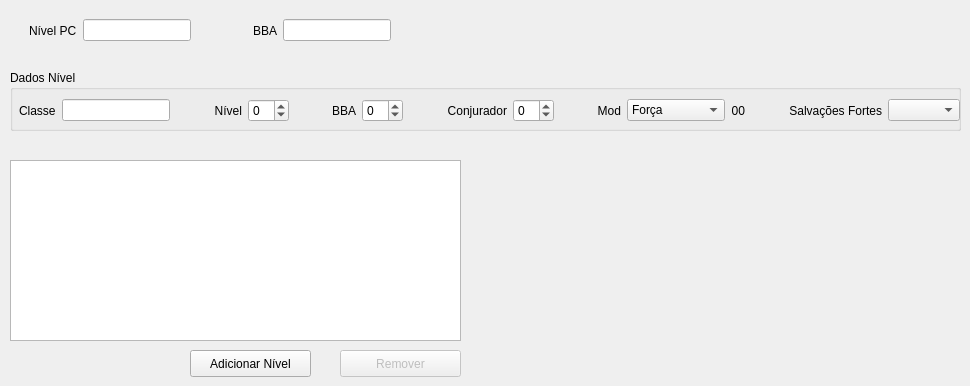
   <widget class="QWidget" name="tab_nivel">
    <attribute name="title">
     <string>Nível</string>
    </attribute>
    <widget class="QWidget" name="horizontalLayoutWidget_5">
     <property name="geometry">
      <rect>
       <x>10</x>
       <y>10</y>
       <width>181</width>
       <height>41</height>
      </rect>
     </property>
     <layout class="QHBoxLayout" name="horizontalLayout_31">
      <item alignment="Qt::AlignRight">
       <widget class="QLabel" name="label_39">
        <property name="text">
         <string>Nível PC</string>
        </property>
       </widget>
      </item>
      <item alignment="Qt::AlignLeft">
       <widget class="QLineEdit" name="linha_nivel">
        <property name="toolTip">
         <string>Nível do Personagem</string>
        </property>
        <property name="readOnly">
         <bool>true</bool>
        </property>
       </widget>
      </item>
     </layout>
    </widget>
    <widget class="QPushButton" name="botao_adicionar_nivel">
     <property name="enabled">
      <bool>true</bool>
     </property>
     <property name="geometry">
      <rect>
       <x>190</x>
       <y>350</y>
       <width>121</width>
       <height>27</height>
      </rect>
     </property>
     <property name="text">
      <string>Adicionar Nível</string>
     </property>
    </widget>
    <widget class="QListWidget" name="lista_niveis">
     <property name="geometry">
      <rect>
       <x>10</x>
       <y>160</y>
       <width>451</width>
       <height>181</height>
      </rect>
     </property>
    </widget>
    <widget class="QPushButton" name="botao_remover_nivel">
     <property name="enabled">
      <bool>false</bool>
     </property>
     <property name="geometry">
      <rect>
       <x>340</x>
       <y>350</y>
       <width>121</width>
       <height>27</height>
      </rect>
     </property>
     <property name="text">
      <string>Remover</string>
     </property>
    </widget>
    <widget class="QWidget" name="horizontalLayoutWidget_12">
     <property name="geometry">
      <rect>
       <x>210</x>
       <y>10</y>
       <width>181</width>
       <height>41</height>
      </rect>
     </property>
     <layout class="QHBoxLayout" name="horizontalLayout_33">
      <item alignment="Qt::AlignRight">
       <widget class="QLabel" name="label_46">
        <property name="text">
         <string>BBA</string>
        </property>
       </widget>
      </item>
      <item alignment="Qt::AlignLeft">
       <widget class="QLineEdit" name="linha_bba">
        <property name="toolTip">
         <string>Bônus Base de Ataque Total</string>
        </property>
        <property name="readOnly">
         <bool>true</bool>
        </property>
       </widget>
      </item>
     </layout>
    </widget>
    <widget class="QGroupBox" name="groupBox_2">
     <property name="geometry">
      <rect>
       <x>10</x>
       <y>70</y>
       <width>951</width>
       <height>61</height>
      </rect>
     </property>
     <property name="title">
      <string>Dados Nível</string>
     </property>
     <widget class="QWidget" name="horizontalLayoutWidget">
      <property name="geometry">
       <rect>
        <x>9</x>
        <y>20</y>
        <width>941</width>
        <height>41</height>
       </rect>
      </property>
      <layout class="QHBoxLayout" name="horizontalLayout">
       <item>
        <widget class="QLabel" name="label_40">
         <property name="sizePolicy">
          <sizepolicy hsizetype="Fixed" vsizetype="Preferred">
           <horstretch>0</horstretch>
           <verstretch>0</verstretch>
          </sizepolicy>
         </property>
         <property name="text">
          <string>Classe</string>
         </property>
        </widget>
       </item>
       <item>
        <widget class="QLineEdit" name="linha_classe">
         <property name="sizePolicy">
          <sizepolicy hsizetype="Fixed" vsizetype="Fixed">
           <horstretch>0</horstretch>
           <verstretch>0</verstretch>
          </sizepolicy>
         </property>
         <property name="toolTip">
          <string>Identificador da Classe</string>
         </property>
        </widget>
       </item>
       <item>
        <spacer name="horizontalSpacer">
         <property name="orientation">
          <enum>Qt::Horizontal</enum>
         </property>
         <property name="sizeHint" stdset="0">
          <size>
           <width>40</width>
           <height>20</height>
          </size>
         </property>
        </spacer>
       </item>
       <item>
        <widget class="QLabel" name="label_41">
         <property name="text">
          <string>Nível</string>
         </property>
         <property name="alignment">
          <set>Qt::AlignRight|Qt::AlignTrailing|Qt::AlignVCenter</set>
         </property>
        </widget>
       </item>
       <item>
        <widget class="QSpinBox" name="spin_nivel_classe">
         <property name="toolTip">
          <string>Nível da Classe</string>
         </property>
         <property name="minimum">
          <number>-1</number>
         </property>
        </widget>
       </item>
       <item>
        <spacer name="horizontalSpacer_4">
         <property name="orientation">
          <enum>Qt::Horizontal</enum>
         </property>
         <property name="sizeHint" stdset="0">
          <size>
           <width>40</width>
           <height>20</height>
          </size>
         </property>
        </spacer>
       </item>
       <item>
        <widget class="QLabel" name="label_43">
         <property name="text">
          <string>BBA</string>
         </property>
         <property name="alignment">
          <set>Qt::AlignRight|Qt::AlignTrailing|Qt::AlignVCenter</set>
         </property>
        </widget>
       </item>
       <item>
        <widget class="QSpinBox" name="spin_bba">
         <property name="toolTip">
          <string>Bônus Base de Ataque </string>
         </property>
         <property name="minimum">
          <number>-1</number>
         </property>
        </widget>
       </item>
       <item>
        <spacer name="horizontalSpacer_7">
         <property name="orientation">
          <enum>Qt::Horizontal</enum>
         </property>
         <property name="sizeHint" stdset="0">
          <size>
           <width>40</width>
           <height>20</height>
          </size>
         </property>
        </spacer>
       </item>
       <item>
        <widget class="QLabel" name="label_42">
         <property name="text">
          <string>Conjurador</string>
         </property>
         <property name="alignment">
          <set>Qt::AlignRight|Qt::AlignTrailing|Qt::AlignVCenter</set>
         </property>
        </widget>
       </item>
       <item>
        <widget class="QSpinBox" name="spin_nivel_conjurador">
         <property name="toolTip">
          <string>Nível de Conjurador</string>
         </property>
         <property name="minimum">
          <number>-1</number>
         </property>
        </widget>
       </item>
       <item>
        <spacer name="horizontalSpacer_8">
         <property name="orientation">
          <enum>Qt::Horizontal</enum>
         </property>
         <property name="sizeHint" stdset="0">
          <size>
           <width>40</width>
           <height>20</height>
          </size>
         </property>
        </spacer>
       </item>
       <item>
        <widget class="QLabel" name="label_44">
         <property name="text">
          <string>Mod</string>
         </property>
         <property name="alignment">
          <set>Qt::AlignRight|Qt::AlignTrailing|Qt::AlignVCenter</set>
         </property>
        </widget>
       </item>
       <item>
        <widget class="QComboBox" name="combo_mod_conjuracao">
         <item>
          <property name="text">
           <string>Força</string>
          </property>
         </item>
         <item>
          <property name="text">
           <string>Destreza</string>
          </property>
         </item>
         <item>
          <property name="text">
           <string>Constituição</string>
          </property>
         </item>
         <item>
          <property name="text">
           <string>Inteligência</string>
          </property>
         </item>
         <item>
          <property name="text">
           <string>Sabedoria</string>
          </property>
         </item>
         <item>
          <property name="text">
           <string>Carisma</string>
          </property>
         </item>
        </widget>
       </item>
       <item>
        <widget class="QLabel" name="label_mod_conjuracao">
         <property name="sizePolicy">
          <sizepolicy hsizetype="Fixed" vsizetype="Preferred">
           <horstretch>0</horstretch>
           <verstretch>0</verstretch>
          </sizepolicy>
         </property>
         <property name="text">
          <string>00</string>
         </property>
         <property name="alignment">
          <set>Qt::AlignRight|Qt::AlignTrailing|Qt::AlignVCenter</set>
         </property>
        </widget>
       </item>
       <item>
        <spacer name="horizontalSpacer_9">
         <property name="orientation">
          <enum>Qt::Horizontal</enum>
         </property>
         <property name="sizeHint" stdset="0">
          <size>
           <width>40</width>
           <height>20</height>
          </size>
         </property>
        </spacer>
       </item>
       <item>
        <widget class="QLabel" name="label_64">
         <property name="text">
          <string>Salvações Fortes</string>
         </property>
         <property name="alignment">
          <set>Qt::AlignRight|Qt::AlignTrailing|Qt::AlignVCenter</set>
         </property>
        </widget>
       </item>
       <item>
        <widget class="QComboBox" name="combo_salvacoes_fortes"/>
       </item>
      </layout>
     </widget>
    </widget>
   </widget>
